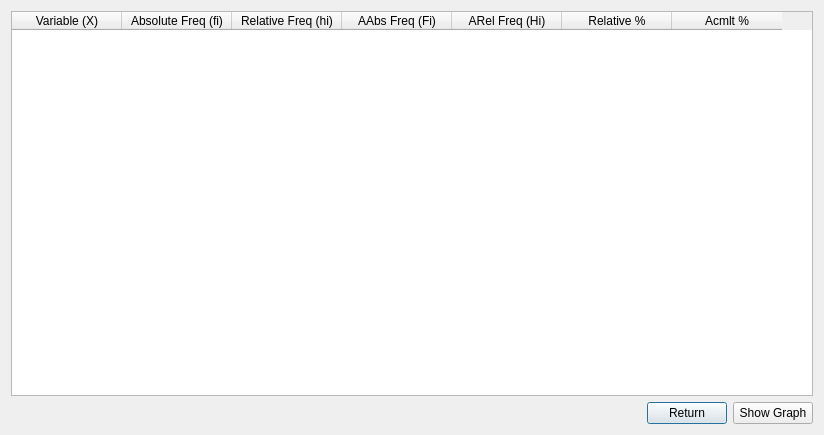
<?xml version="1.0" encoding="UTF-8"?>
<ui version="4.0">
 <class>SimpleFreqT</class>
 <widget class="QDialog" name="SimpleFreqT">
  <property name="geometry">
   <rect>
    <x>0</x>
    <y>0</y>
    <width>824</width>
    <height>435</height>
   </rect>
  </property>
  <property name="windowTitle">
   <string>Dialog</string>
  </property>
  <layout class="QGridLayout" name="gridLayout">
   <item row="1" column="1">
    <widget class="QPushButton" name="button_return">
     <property name="text">
      <string>Return</string>
     </property>
    </widget>
   </item>
   <item row="1" column="2">
    <widget class="QPushButton" name="button_graph">
     <property name="text">
      <string>Show Graph</string>
     </property>
    </widget>
   </item>
   <item row="1" column="0">
    <spacer name="horizontalSpacer">
     <property name="orientation">
      <enum>Qt::Horizontal</enum>
     </property>
     <property name="sizeHint" stdset="0">
      <size>
       <width>40</width>
       <height>20</height>
      </size>
     </property>
    </spacer>
   </item>
   <item row="0" column="0" colspan="3">
    <widget class="QTableWidget" name="table">
     <property name="editTriggers">
      <set>QAbstractItemView::NoEditTriggers</set>
     </property>
     <property name="sortingEnabled">
      <bool>true</bool>
     </property>
     <attribute name="horizontalHeaderDefaultSectionSize">
      <number>110</number>
     </attribute>
     <column>
      <property name="text">
       <string>Variable (X)</string>
      </property>
     </column>
     <column>
      <property name="text">
       <string>Absolute Freq (fi)</string>
      </property>
     </column>
     <column>
      <property name="text">
       <string>Relative Freq (hi)</string>
      </property>
     </column>
     <column>
      <property name="text">
       <string>AAbs Freq (Fi)</string>
      </property>
     </column>
     <column>
      <property name="text">
       <string>ARel Freq (Hi)</string>
      </property>
     </column>
     <column>
      <property name="text">
       <string>Relative %</string>
      </property>
     </column>
     <column>
      <property name="text">
       <string>Acmlt %</string>
      </property>
     </column>
    </widget>
   </item>
  </layout>
 </widget>
 <resources/>
 <connections/>
</ui>
